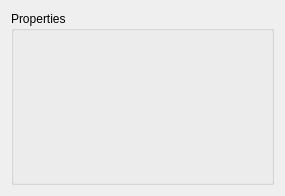
<?xml version="1.0" encoding="UTF-8"?>
<ui version="4.0">
 <class>FilterProperties</class>
 <widget class="QWidget" name="FilterProperties">
  <property name="geometry">
   <rect>
    <x>0</x>
    <y>0</y>
    <width>285</width>
    <height>196</height>
   </rect>
  </property>
  <property name="windowTitle">
   <string>Form</string>
  </property>
  <layout class="QVBoxLayout" name="verticalLayout">
   <item>
    <widget class="QScrollArea" name="scrollArea">
     <property name="frameShape">
      <enum>QFrame::NoFrame</enum>
     </property>
     <property name="lineWidth">
      <number>0</number>
     </property>
     <property name="widgetResizable">
      <bool>true</bool>
     </property>
     <widget class="QWidget" name="scrollAreaWidgetContents">
      <property name="geometry">
       <rect>
        <x>0</x>
        <y>0</y>
        <width>273</width>
        <height>184</height>
       </rect>
      </property>
      <layout class="QVBoxLayout" name="verticalLayout_3">
       <property name="spacing">
        <number>0</number>
       </property>
       <property name="leftMargin">
        <number>0</number>
       </property>
       <property name="topMargin">
        <number>0</number>
       </property>
       <property name="rightMargin">
        <number>0</number>
       </property>
       <property name="bottomMargin">
        <number>0</number>
       </property>
       <item>
        <widget class="QGroupBox" name="uiFilterProperties">
         <property name="title">
          <string>Properties</string>
         </property>
         <layout class="QVBoxLayout" name="verticalLayout_2">
          <item>
           <layout class="QHBoxLayout" name="layoutNode"/>
          </item>
          <item>
           <layout class="QHBoxLayout" name="layoutNodeSpec"/>
          </item>
          <item>
           <spacer name="verticalSpacer">
            <property name="orientation">
             <enum>Qt::Vertical</enum>
            </property>
            <property name="sizeHint" stdset="0">
             <size>
              <width>20</width>
              <height>40</height>
             </size>
            </property>
           </spacer>
          </item>
         </layout>
        </widget>
       </item>
      </layout>
     </widget>
    </widget>
   </item>
  </layout>
 </widget>
 <resources/>
 <connections/>
</ui>
